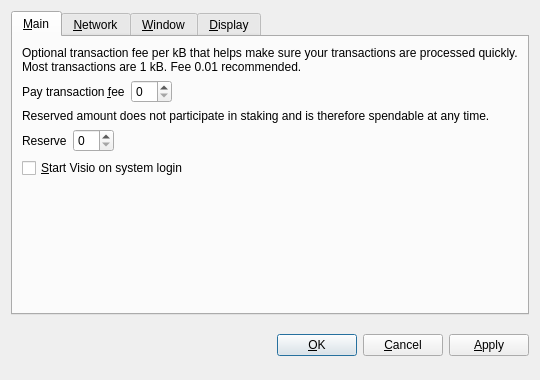
<?xml version="1.0" encoding="UTF-8"?>
<ui version="4.0">
 <class>OptionsDialog</class>
 <widget class="QDialog" name="OptionsDialog">
  <property name="geometry">
   <rect>
    <x>0</x>
    <y>0</y>
    <width>540</width>
    <height>380</height>
   </rect>
  </property>
  <property name="windowTitle">
   <string>Options</string>
  </property>
  <property name="modal">
   <bool>true</bool>
  </property>
  <layout class="QVBoxLayout" name="verticalLayout">
   <item>
    <widget class="QTabWidget" name="tabWidget">
     <property name="tabPosition">
      <enum>QTabWidget::North</enum>
     </property>
     <property name="currentIndex">
      <number>0</number>
     </property>
     <widget class="QWidget" name="tabMain">
      <attribute name="title">
       <string>&amp;Main</string>
      </attribute>
      <layout class="QVBoxLayout" name="verticalLayout_Main">
       <item>
        <widget class="QLabel" name="transactionFeeInfoLabel">
         <property name="text">
          <string>Optional transaction fee per kB that helps make sure your transactions are processed quickly. Most transactions are 1 kB. Fee 0.01 recommended.</string>
         </property>
         <property name="textFormat">
          <enum>Qt::PlainText</enum>
         </property>
         <property name="wordWrap">
          <bool>true</bool>
         </property>
        </widget>
       </item>
       <item>
        <layout class="QHBoxLayout" name="horizontalLayoutFee">
         <item>
          <widget class="QLabel" name="transactionFeeLabel">
           <property name="text">
            <string>Pay transaction &amp;fee</string>
           </property>
           <property name="textFormat">
            <enum>Qt::PlainText</enum>
           </property>
           <property name="buddy">
            <cstring>transactionFee</cstring>
           </property>
          </widget>
         </item>
         <item>
          <widget class="BitcoinAmountField" name="transactionFee"/>
         </item>
         <item>
          <spacer name="horizontalSpacerFee">
           <property name="orientation">
            <enum>Qt::Horizontal</enum>
           </property>
           <property name="sizeHint" stdset="0">
            <size>
             <width>40</width>
             <height>20</height>
            </size>
           </property>
          </spacer>
         </item>
        </layout>
       </item>
       <item>
        <widget class="QLabel" name="reserveBalanceInfoLabel">
         <property name="text">
          <string>Reserved amount does not participate in staking and is therefore spendable at any time.</string>
         </property>
         <property name="textFormat">
          <enum>Qt::PlainText</enum>
         </property>
         <property name="wordWrap">
          <bool>true</bool>
         </property>
        </widget>
       </item>
       <item>
        <layout class="QHBoxLayout" name="horizontalLayoutReserveBalance">
         <item>
          <widget class="QLabel" name="reserveBalanceLabel">
           <property name="text">
            <string>Reserve</string>
           </property>
           <property name="textFormat">
            <enum>Qt::PlainText</enum>
           </property>
           <property name="buddy">
            <cstring>reserveBalance</cstring>
           </property>
          </widget>
         </item>
         <item>
          <widget class="BitcoinAmountField" name="reserveBalance"/>
         </item>
         <item>
          <spacer name="horizontalSpacerReserveBalance">
           <property name="orientation">
            <enum>Qt::Horizontal</enum>
           </property>
           <property name="sizeHint" stdset="0">
            <size>
             <width>40</width>
             <height>20</height>
            </size>
           </property>
          </spacer>
         </item>
        </layout>
       </item>
       <item>
        <widget class="QCheckBox" name="bitcoinAtStartup">
         <property name="toolTip">
          <string>Automatically start Visio after logging in to the system.</string>
         </property>
         <property name="text">
          <string>&amp;Start Visio on system login</string>
         </property>
        </widget>
       </item>
       <item>
        <spacer name="verticalSpacer_Main">
         <property name="orientation">
          <enum>Qt::Vertical</enum>
         </property>
         <property name="sizeHint" stdset="0">
          <size>
           <width>20</width>
           <height>40</height>
          </size>
         </property>
        </spacer>
       </item>
      </layout>
     </widget>
     <widget class="QWidget" name="tabNetwork">
      <attribute name="title">
       <string>&amp;Network</string>
      </attribute>
      <layout class="QVBoxLayout" name="verticalLayout_Network">
       <item>
        <widget class="QCheckBox" name="mapPortUpnp">
         <property name="toolTip">
          <string>Automatically open the Visio client port on the router. This only works when your router supports UPnP and it is enabled.</string>
         </property>
         <property name="text">
          <string>Map port using &amp;UPnP</string>
         </property>
        </widget>
       </item>
       <item>
        <widget class="QCheckBox" name="connectSocks">
         <property name="toolTip">
          <string>Connect to the Visio network through a SOCKS5 proxy (e.g. when connecting through Tor).</string>
         </property>
         <property name="text">
          <string>&amp;Connect through SOCKS5 proxy:</string>
         </property>
        </widget>
       </item>
       <item>
        <layout class="QHBoxLayout" name="horizontalLayout_Network">
         <item>
          <widget class="QLabel" name="proxyIpLabel">
           <property name="text">
            <string>Proxy &amp;IP:</string>
           </property>
           <property name="textFormat">
            <enum>Qt::PlainText</enum>
           </property>
           <property name="buddy">
            <cstring>proxyIp</cstring>
           </property>
          </widget>
         </item>
         <item>
          <widget class="QValidatedLineEdit" name="proxyIp">
           <property name="maximumSize">
            <size>
             <width>140</width>
             <height>16777215</height>
            </size>
           </property>
           <property name="toolTip">
            <string>IP address of the proxy (e.g. 127.0.0.1)</string>
           </property>
          </widget>
         </item>
         <item>
          <widget class="QLabel" name="proxyPortLabel">
           <property name="text">
            <string>&amp;Port:</string>
           </property>
           <property name="textFormat">
            <enum>Qt::PlainText</enum>
           </property>
           <property name="buddy">
            <cstring>proxyPort</cstring>
           </property>
          </widget>
         </item>
         <item>
          <widget class="QLineEdit" name="proxyPort">
           <property name="maximumSize">
            <size>
             <width>55</width>
             <height>16777215</height>
            </size>
           </property>
           <property name="toolTip">
            <string>Port of the proxy (e.g. 9050)</string>
           </property>
          </widget>
         </item>
         <item>
          <spacer name="horizontalSpacer_Network">
           <property name="orientation">
            <enum>Qt::Horizontal</enum>
           </property>
           <property name="sizeHint" stdset="0">
            <size>
             <width>40</width>
             <height>20</height>
            </size>
           </property>
          </spacer>
         </item>
        </layout>
       </item>
       <item>
        <spacer name="verticalSpacer_Network">
         <property name="orientation">
          <enum>Qt::Vertical</enum>
         </property>
         <property name="sizeHint" stdset="0">
          <size>
           <width>20</width>
           <height>40</height>
          </size>
         </property>
        </spacer>
       </item>
      </layout>
     </widget>
     <widget class="QWidget" name="tabWindow">
      <attribute name="title">
       <string>&amp;Window</string>
      </attribute>
      <layout class="QVBoxLayout" name="verticalLayout_Window">
       <item>
        <widget class="QCheckBox" name="minimizeToTray">
         <property name="toolTip">
          <string>Show only a tray icon after minimizing the window.</string>
         </property>
         <property name="text">
          <string>&amp;Minimize to the tray instead of the taskbar</string>
         </property>
        </widget>
       </item>
       <item>
        <widget class="QCheckBox" name="minimizeOnClose">
         <property name="toolTip">
          <string>Minimize instead of exit the application when the window is closed. When this option is enabled, the application will be closed only after selecting Quit in the menu.</string>
         </property>
         <property name="text">
          <string>M&amp;inimize on close</string>
         </property>
        </widget>
       </item>
       <item>
        <spacer name="verticalSpacer_Window">
         <property name="orientation">
          <enum>Qt::Vertical</enum>
         </property>
         <property name="sizeHint" stdset="0">
          <size>
           <width>20</width>
           <height>40</height>
          </size>
         </property>
        </spacer>
       </item>
      </layout>
     </widget>
     <widget class="QWidget" name="tabDisplay">
      <attribute name="title">
       <string>&amp;Display</string>
      </attribute>
      <layout class="QVBoxLayout" name="verticalLayout_Display">
       <item>
        <layout class="QHBoxLayout" name="horizontalLayout_1_Display">
         <item>
          <widget class="QLabel" name="langLabel">
           <property name="text">
            <string>User Interface &amp;language:</string>
           </property>
           <property name="textFormat">
            <enum>Qt::PlainText</enum>
           </property>
           <property name="buddy">
            <cstring>lang</cstring>
           </property>
          </widget>
         </item>
         <item>
          <widget class="QValueComboBox" name="lang">
           <property name="toolTip">
            <string>The user interface language can be set here. This setting will take effect after restarting Visio.</string>
           </property>
          </widget>
         </item>
        </layout>
       </item>
       <item>
        <layout class="QHBoxLayout" name="horizontalLayout_2_Display">
         <item>
          <widget class="QLabel" name="unitLabel">
           <property name="text">
            <string>&amp;Unit to show amounts in:</string>
           </property>
           <property name="textFormat">
            <enum>Qt::PlainText</enum>
           </property>
           <property name="buddy">
            <cstring>unit</cstring>
           </property>
          </widget>
         </item>
         <item>
          <widget class="QValueComboBox" name="unit">
           <property name="toolTip">
            <string>Choose the default subdivision unit to show in the interface and when sending coins.</string>
           </property>
          </widget>
         </item>
        </layout>
       </item>
       <item>
        <widget class="QCheckBox" name="coinControlFeatures">
         <property name="toolTip">
          <string>Whether to show coin control features or not.</string>
         </property>
         <property name="text">
          <string>Display coin &amp;control features (experts only!)</string>
         </property>
        </widget>
       </item>
       <item>
        <widget class="QCheckBox" name="useBlackTheme">
         <property name="text">
          <string>Use black visual theme (requires restart)</string>
         </property>
        </widget>
       </item>
       <item>
        <spacer name="verticalSpacer_Display">
         <property name="orientation">
          <enum>Qt::Vertical</enum>
         </property>
         <property name="sizeHint" stdset="0">
          <size>
           <width>20</width>
           <height>40</height>
          </size>
         </property>
        </spacer>
       </item>
      </layout>
     </widget>
    </widget>
   </item>
   <item>
    <layout class="QHBoxLayout" name="horizontalLayout_Buttons">
     <item>
      <spacer name="horizontalSpacer_1">
       <property name="orientation">
        <enum>Qt::Horizontal</enum>
       </property>
       <property name="sizeHint" stdset="0">
        <size>
         <width>40</width>
         <height>48</height>
        </size>
       </property>
      </spacer>
     </item>
     <item>
      <widget class="QLabel" name="statusLabel">
       <property name="font">
        <font>
         <weight>75</weight>
         <bold>true</bold>
        </font>
       </property>
       <property name="text">
        <string/>
       </property>
       <property name="textFormat">
        <enum>Qt::PlainText</enum>
       </property>
       <property name="wordWrap">
        <bool>true</bool>
       </property>
      </widget>
     </item>
     <item>
      <spacer name="horizontalSpacer_2">
       <property name="orientation">
        <enum>Qt::Horizontal</enum>
       </property>
       <property name="sizeHint" stdset="0">
        <size>
         <width>40</width>
         <height>48</height>
        </size>
       </property>
      </spacer>
     </item>
     <item>
      <widget class="QPushButton" name="okButton">
       <property name="text">
        <string>&amp;OK</string>
       </property>
      </widget>
     </item>
     <item>
      <widget class="QPushButton" name="cancelButton">
       <property name="text">
        <string>&amp;Cancel</string>
       </property>
       <property name="autoDefault">
        <bool>false</bool>
       </property>
      </widget>
     </item>
     <item>
      <widget class="QPushButton" name="applyButton">
       <property name="text">
        <string>&amp;Apply</string>
       </property>
       <property name="autoDefault">
        <bool>false</bool>
       </property>
      </widget>
     </item>
    </layout>
   </item>
  </layout>
 </widget>
 <customwidgets>
  <customwidget>
   <class>BitcoinAmountField</class>
   <extends>QSpinBox</extends>
   <header>bitcoinamountfield.h</header>
  </customwidget>
  <customwidget>
   <class>QValueComboBox</class>
   <extends>QComboBox</extends>
   <header>qvaluecombobox.h</header>
  </customwidget>
  <customwidget>
   <class>QValidatedLineEdit</class>
   <extends>QLineEdit</extends>
   <header>qvalidatedlineedit.h</header>
  </customwidget>
 </customwidgets>
 <resources/>
 <connections/>
</ui>
